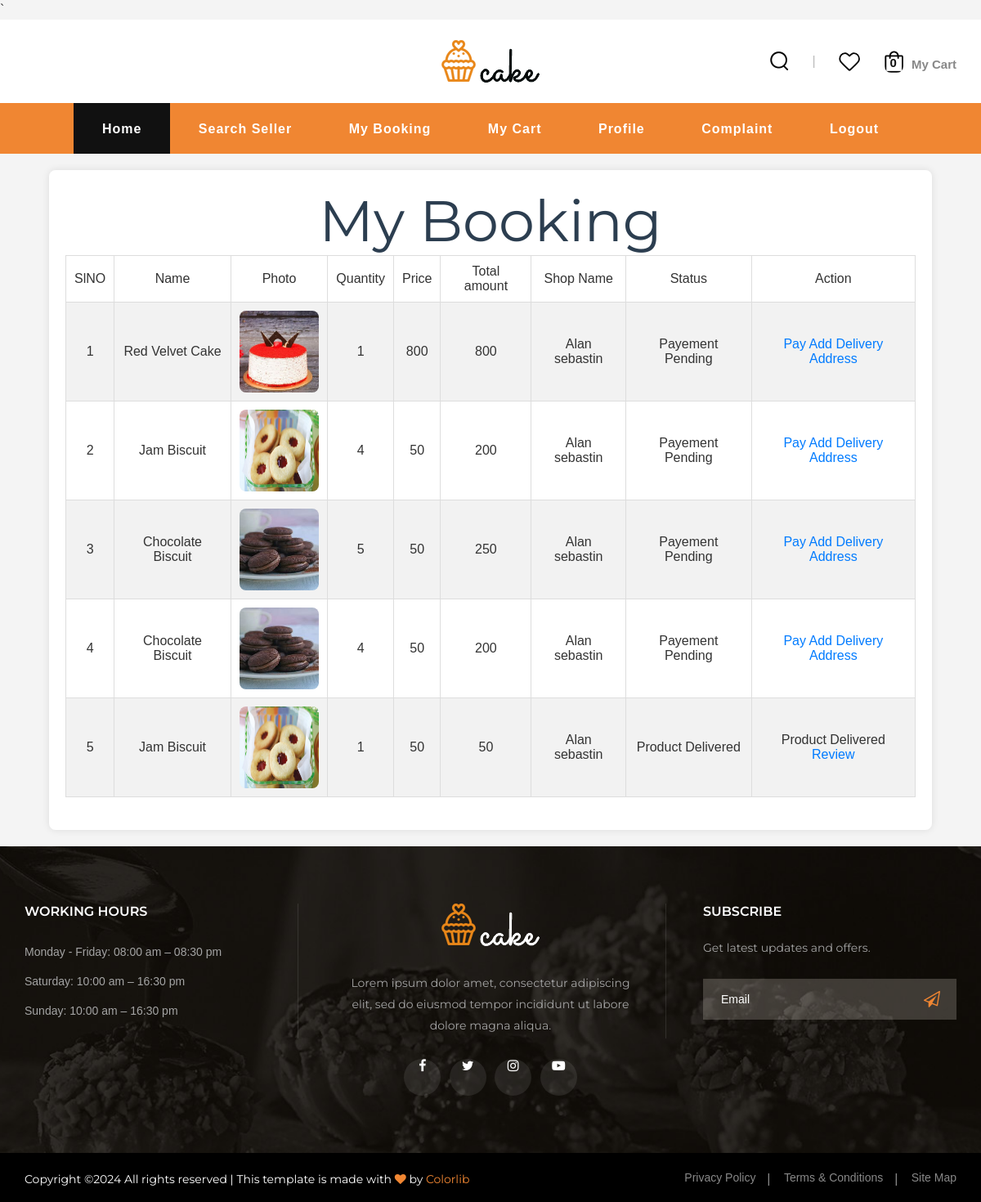
The page /Project/User/MyBooking.php (signed in) on the database its author committed.
### tables this page shows
CREATE TABLE `tbl_booking` (
  `booking_id` int(11) NOT NULL,
  `booking_date` date NOT NULL,
  `booking_status` int(11) NOT NULL DEFAULT 0,
  `booking_amount` varchar(50) NOT NULL,
  `user_id` int(11) NOT NULL
);

CREATE TABLE `tbl_product` (
  `product_id` int(11) NOT NULL,
  `product_name` varchar(50) NOT NULL,
  `product_description` varchar(200) NOT NULL,
  `product_price` varchar(50) NOT NULL,
  `product_photo` varchar(50) NOT NULL,
  `seller_id` int(11) NOT NULL,
  `subcategory_id` int(11) NOT NULL,
  `type_id` int(11) NOT NULL
);

CREATE TABLE `tbl_cart` (
  `cart_id` int(11) NOT NULL,
  `cart_qty` int(11) DEFAULT 1,
  `cart_status` int(11) NOT NULL,
  `product_id` int(11) NOT NULL,
  `booking_id` int(11) NOT NULL
);

CREATE TABLE `tbl_seller` (
  `seller_id` int(11) NOT NULL,
  `seller_name` varchar(50) NOT NULL,
  `seller_gender` varchar(50) NOT NULL,
  `seller_dob` varchar(50) NOT NULL,
  `seller_contact` varchar(50) NOT NULL,
  `seller_address` varchar(50) NOT NULL,
  `seller_email` varchar(50) NOT NULL,
  `seller_password` varchar(50) NOT NULL,
  `seller_photo` varchar(500) NOT NULL,
  `seller_proof` varchar(500) NOT NULL,
  `place_id` int(11) NOT NULL,
  `seller_status` int(11) NOT NULL DEFAULT 0,
  `seller_squestion` varchar(50) NOT NULL,
  `seller_sanswer` varchar(50) NOT NULL
);

### Project/User/MyBooking.php (the view, shortened to what this page needs)
<?php
include("../Assets/Connection/Connection.php");
include('Head.php');
$selqry="select * from tbl_booking b inner join tbl_cart c on c.booking_id=b.booking_id inner join tbl_product p on p.product_id=c.product_id inner join tbl_seller s on s.seller_id = p.seller_id where  user_id ='".$_SESSION["uid"]."' and booking_status>0 and cart_status>0";
$result=$con ->query($selqry);
?>
<!DOCTYPE html PUBLIC "-//W3C//DTD XHTML 1.0 Transitional//EN" "http://www.w3.org/TR/xhtml1/DTD/xhtml1-transitional.dtd">
<html xmlns="http://www.w3.org/1999/xhtml">
<head>
</head>
<body>
<div id="tab" align="center">
<h1>My Booking</h1>
<form id="form1" name="form1" method="post" action="">
  <table border="1">
    <tr align="center">
      <td>SlNO</td>
      <td>Name</td>
      <td>Photo</td>
      <td>Quantity</td>
      <td>Price</td>
      <td>Total amount</td>
      <td>Shop Name</td>
      <td>Status</td>
      <td>Action</td>
    </tr>
     <?php
	 $i=0;
	while($row = $result -> fetch_assoc())
	{
		$qty=$row["cart_qty"];
	$price=$row["product_price"];
	$totalamt=$qty*$price;
		 $i++;
  ?>
  <tr align="center">
          <td><?php echo $i; ?></td>
          <td><?php echo $row["product_name"];?></td>
          <td><img src="../Assets/File/Seller/<?php echo $row["product_photo"];?>" width="100" height="100" /></td>
          <td><?php echo $row["cart_qty"];?></td>
          <td><?php echo $row["product_price"];?></td>
          <td><?php echo $totalamt;?></td>
          <td><?php echo $row["seller_name"];?></td>
          <td>
          <?php
                    if ($row["booking_status"] == 1) {
                        ?>
                        Payement Pending
                        <?php
                    }
                    else if($row["booking_status"]==2 )
					{
                        echo "Payment Successfull";
					}
                    else if($row["booking_status"]==3 && $row["cart_status"] == 2   )
					{
                        echo "Product Packed";
					}
                    else if($row["booking_status"]==4 && $row["cart_status"] == 2   )
					{
                        echo "Product Delivered";
					}
                        ?>
          </td>
          <td>
          <?php
                if ($row["booking_status"] == 1) {
                    ?>
                    <a href='Payment.php'>Pay</a>
                   <a href='Requirement.php?rid=<?php echo $row["booking_id"] ?>'>Add Delivery Address</a>
                    <?php
                }
                else if($row["booking_status"]==2 && $row["cart_status"]==2 )
                {
                    ?>
                    <a href='MyBooking.php?cid=<?php echo $row["cart_id"]; ?>'>Cancel</a>
                    <a href='ProductRating.php?pid=<?php echo $row["product_id"]; ?>'>Review</a>
                    <?php
                }
                else if($row["booking_status"]==4 && $row["cart_status"]==2 )
                {
                   echo "Product Delivered";
                   ?>
                     <a href='ProductRating.php?pid=<?php echo $row["product_id"]; ?>'>Review</a>
                   <?php
                }
            ?>
        </td>
  </tr>
  <?php
	}
	?>
  </table>
</form>
</div>
</body>
<?php
include('Foot.php');
?>
</html>

### Project/Assets/Templates/User/Main/css/style.css (style rules this page uses)
html, body { height: 100%; font-family: "Montserrat", sans-serif; -webkit-font-smoothing: antialiased; }
h1, h2, h3, h4, h5, h6 { margin: 0; color: #11111194; font-weight: 400; font-family: "Montserrat", sans-serif; }
h1 { font-size: 70px; }
img { max-width: 100%; }

### Project/User/MyBooking.php (style rules this page uses)
body { font-family: Arial, sans-serif; background-color: #f4f4f4; color: #333; }
#tab { background-color: #fff; margin: 20px auto; padding: 20px; border-radius: 8px; box-shadow: 0 0 10px rgba(0, 0, 0, 0.1); width: 90%; max-width: 1200px; }
h1 { color: #2c3e50; }
table { width: 100%; border-collapse: collapse; margin-bottom: 20px; }
table, th, td { border: 1px solid #ddd; }
th, td { padding: 10px; text-align: center; }
tr:nth-child(even) { background-color: #f2f2f2; }
img { border-radius: 8px; }

### rows shown on the page
tbl_booking: tbl_product.product_name "Red Velvet Cake", tbl_product.product_photo (picture), tbl_cart.cart_qty "1", tbl_product.product_price "800", tbl_seller.seller_name "Alan sebastin", booking_status "Payement Pending", tbl_product.product_name "Jam Biscuit", tbl_cart.cart_qty "4", tbl_product.product_price "50", tbl_cart.cart_qty "200"
tbl_booking: tbl_product.product_name "Chocolate Biscuit", tbl_product.product_photo (picture), tbl_cart.cart_qty "5", tbl_product.product_price "50", tbl_cart.cart_qty "250", tbl_seller.seller_name "Alan sebastin", booking_status "Payement Pending"
tbl_booking: tbl_product.product_name "Chocolate Biscuit", tbl_product.product_photo (picture), tbl_cart.cart_qty "4", tbl_product.product_price "50", tbl_cart.cart_qty "200", tbl_seller.seller_name "Alan sebastin", booking_status "Payement Pending"
tbl_booking: tbl_product.product_name "Jam Biscuit", tbl_product.product_photo (picture), tbl_cart.cart_qty "1", tbl_product.product_price "50", tbl_seller.seller_name "Alan sebastin", booking_status "Product Delivered"
